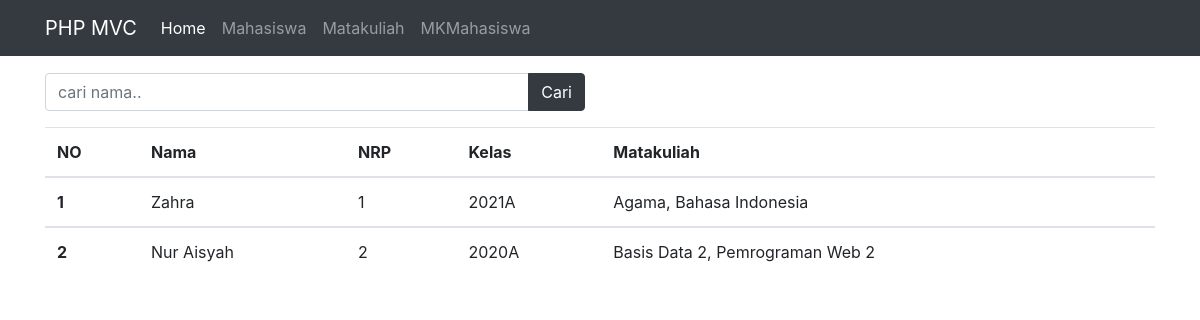
Screenshot of /public/mkmahasiswa with the database file from the repository.
### tables this page shows
CREATE TABLE `mahasiswa` (
  `id` int(11) NOT NULL,
  `nama` varchar(255) NOT NULL,
  `nrp` varchar(255) NOT NULL,
  `kelas` varchar(255) NOT NULL,
  `matakuliah` varchar(255) NOT NULL
);

### app/core/Controller.php (called while the page is built, shortened)
<?php
class Controller
{
    public function view($view, $data = [])
    {
        require_once '../app/views/' . $view . '.php';
    }
    public function model($model)
    {
        return new $model;
    }
}

### app/controllers/Mkmahasiswa.php (called while the page is built, shortened)
<?php
class Mkmahasiswa extends Controller
{
    public function index()
    {
        $data['judul'] = 'Daftar Matakuliah';
        $data['mkmhs'] = $this->model('Mkmahasiswa_model')->getAllMkmahasiswa();
        $this->view('mkmahasiswa/index', $data);
    }
}

### app/core/App.php (called while the page is built, shortened)
<?php
class App
{
    protected $method = 'index';
    protected $params = [];
    public function __construct()
    {
        $this->controller = new $this->controller;
        call_user_func_array([$this->controller, $this->method], $this->params);
    }
}

### public/index.php (called while the page is built, shortened)
<?php
$app = new App;

### app/core/Database.php (called while the page is built, shortened)
<?php
class Database
{
    private $host = DB_HOST;
    private $user = DB_USER;
    private $pass = DB_PASS;
    private $db_name = DB_NAME;
    private $dbh;
    private $stmt;
    public function __construct()
    {
        $dsn = 'mysql:host=' . $this->host . ';dbname=' . $this->db_name;
        $option = [
            PDO::ATTR_PERSISTENT => true,
            PDO::ATTR_ERRMODE => PDO::ERRMODE_EXCEPTION
        ];
        try {
            $this->dbh = new PDO($dsn, $this->user, $this->pass, $option);
        } catch (PDOException $e) {
            die($e->getMessage());
        }
    }
    public function query($query)
    {
        $this->stmt = $this->dbh->prepare($query);
    }
    public function execute()
    {
        $this->stmt->execute();
    }
    public function resultSet()
    {
        $this->execute();
        return $this->stmt->fetchAll(PDO::FETCH_ASSOC);
    }
}

### app/models/Mkmahasiswa_model.php (called while the page is built, shortened)
<?php
class Mkmahasiswa_model
{
    private $table = 'mahasiswa';
    private $db;
    public function __construct()
    {
        $this->db = new Database;
    }
    public function getAllMkmahasiswa()
    {
        $this->db->query('SELECT * FROM ' . $this->table);
        return $this->db->resultSet();
    }
}

### app/views/mkmahasiswa/index.php (the view, shortened to what this page needs)
<div class="container mt-3">
    <div class="row">
        <div class="col-lg-6">
        </div>
    </div>
    <div class="row mb-3">
        <div class="col-lg-6">
            <form action="<?= BASEURL; ?>/mkmahasiswa/cari" method="post">
                <div class="input-group">
                    <input type="text" class="form-control" placeholder="cari nama.." name="keyword" id="keyword" autocomplete="off">
                    <div class="input-group-append">
                        <button class="btn btn-dark" type="submit" id="tombolCari">Cari</button>
                    </div>
                </div>
            </form>
        </div>
    </div>
    <table class="table">
        <thead>
            <tr>
                <th scope="col">NO</th>
                <th scope="col">Nama</th>
                <th scope="col">NRP</th>
                <th scope="col">Kelas</th>
                <th scope="col">Matakuliah</th>
            </tr>
        </thead>
        <?php
        $i = 1;
        foreach ($data['mkmhs'] as $mkmhs) : ?>
            <tbody>
                <tr>
                    <th scope="row"><?= $i ?></th>
                    <td><?= $mkmhs['nama']; ?></td>
                    <td><?= $mkmhs['nrp']; ?></td>
                    <td><?= $mkmhs['kelas']; ?></td>
                    <td><?= $mkmhs['matakuliah']; ?></td>
                </tr>
            </tbody>
        <?php
            $i++;
        endforeach; ?>
    </table>
</div>

### rows the page displays
mahasiswa: nama "Zahra", nrp "1", kelas "2021A", matakuliah "Agama, Bahasa Indonesia"
mahasiswa: nama "Nur Aisyah", nrp "2", kelas "2020A", matakuliah "Basis Data 2, Pemrograman Web 2"
